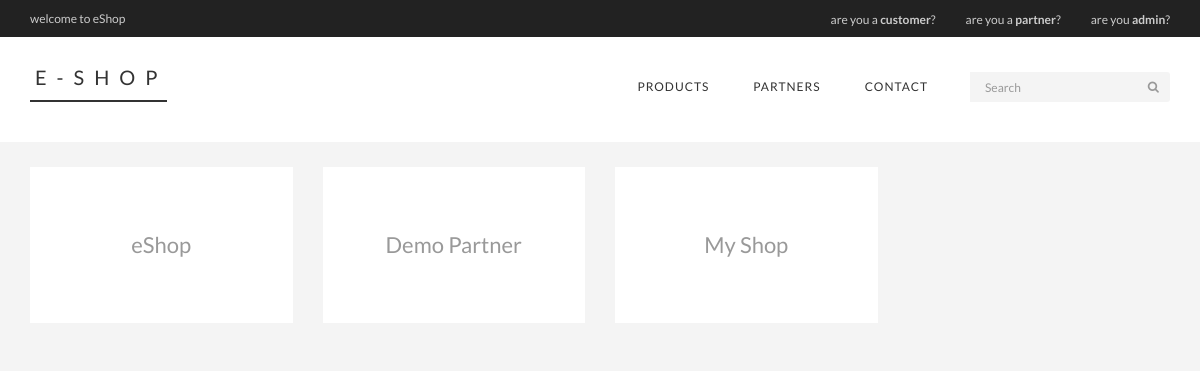
The page /partners.php on the database its author committed.
### tables this page shows
CREATE TABLE IF NOT EXISTS `vendors` (
  `vendor_id` int(11) NOT NULL AUTO_INCREMENT,
  `vendor_name` varchar(32) NOT NULL,
  `vendor_email` varchar(1024) NOT NULL,
  `vendor_url` varchar(1024) NOT NULL,
  `vendor_commission` int(11) NOT NULL,
  `vendor_code` varchar(100) NOT NULL,
  `vendor_key` varchar(20) NOT NULL,
  `vendor_confirmed` int(11) NOT NULL DEFAULT '0',
  `vendor_removed` int(11) NOT NULL DEFAULT '0',
  PRIMARY KEY (`vendor_id`)
);

### config/init.php (called while the page is built, shortened)
<?php
include_once 'classes/Vendor.php';
include_once 'connect/connect.php';
$vendors = new Vendor($db);
?>

### config/classes/Vendor.php (called while the page is built, shortened)
<?php
class Vendor {
  private $db;
  public function __construct($database) {
    $this->db = $database;
  }
  public function getAllVendors() {
    $query = $this->db->prepare("SELECT * FROM `vendors` WHERE `vendor_confirmed` = 1 ORDER BY `vendor_id` ASC");
    try {
      $query->execute();
      $result = $query->fetchAll();
      return $result;
    } catch (PDOException $e) {
      die($e->getMessage());
    }
  }
}

### partners.php (the view, shortened to what this page needs)
<?php
include_once 'config/init.php';
?>
  <!DOCTYPE html>
<html lang="en">
  <head>
    <link href="css/bootstrap.min.css" rel="stylesheet">
    <link href="css/font-awesome.min.css" rel="stylesheet">
    <link href="css/main.css" rel="stylesheet">
  </head>
<body class="eShop partners">
<?php include_once 'header.php'; ?>
<div class="container">
  <div class="row">
    <?php
    $allVendors = $vendors->getAllVendors();
    foreach ($allVendors as $vendor) {
      echo '
        <div class="col-md-3">
          <div class="panel panel-default">
            <div class="panel-body text-center partner">
              ' . $vendor['vendor_name'] . '
            </div>
          </div>
        </div>
      ';
    }
    ?>
  </div>
</div>
<?php
include_once 'footer.php';
?>

### css/main.css (style rules this page uses)
body { font-family: 'Lato', sans-serif; position: relative; font-weight: 400; background: #f4f4f4; padding-top: 167px; }
.eShop .panel, .eShop .panel-heading, .eShop .panel-body, .eShop .panel-footer, .thumbnail { background-color: #ffffff; border: 0; border-radius: 0; box-shadow: none; }
.eShop .panel { padding: 15px; }
.partner { font-size: 22px; line-height: 96px; color: #999; }

### rows shown on the page
vendors: vendor_name "eShop"
vendors: vendor_name "Demo Partner"
vendors: vendor_name "My Shop"
